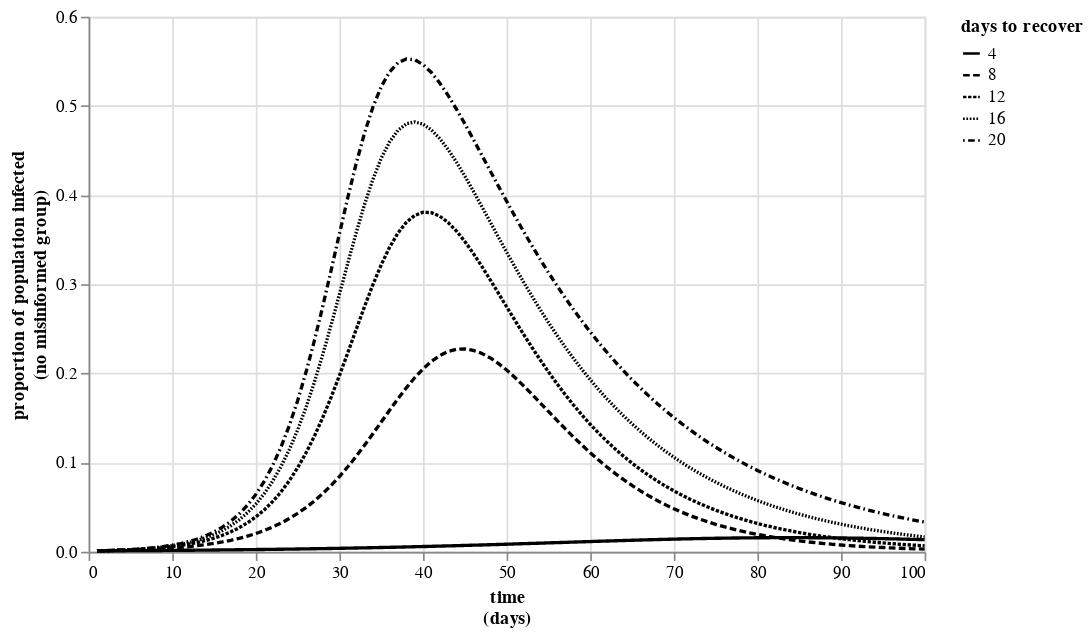

The notebook cell this image was saved under:
### Code cell
lines = alt.Chart(infections.melt(id_vars='day')).transform_filter(
    "datum.variable % 4 == 0"
).mark_line(size=2, color='black').encode(
    x = alt.X(
        'day:Q',
        title = ["time", "(days)"]
    ),
    y = alt.Y(
        'value:Q',
        title = ["proportion of population infected", "(no misinformed group)"],
#         scale = alt.Scale(domain=(0,1))
    ),
    strokeDash = alt.StrokeDash(
        'variable:N',
        title = "days to recover",
#         legend=None
    ) 
#     shape = alt.Shape(
#         'variable:N'
#     ),
#     color = alt.Color(
#         'variable:N',
#         legend = alt.Legend(title='days to recover')
#     )
).properties(width=500, height=320)
# .configure_axis(
#     titleFontSize=15,
#     labelFontSize=14,
#     labelAngle=0
# ).configure_legend(
#     titleFontSize=15,
#     labelFontSize=14,
# )

# texts = alt.Chart(text_dfs).mark_text(dy=-7,dx=10,fontSize=14).encode(
#     x = 'peak_x:Q',
#     y = 'peak_y:Q',
#     text = 'text'
# )

# alt.layer(lines,texts).configure_axis(
#     titleFontSize=15,
#     labelFontSize=14,
#     labelAngle=0
# ).configure_legend(
#     titleFontSize=15,
#     labelFontSize=14,
# )

lines

### Figure 1 — Vega-Lite specification as saved in the notebook (floating-point values rounded to 4 significant figures; data arrays with more than 128 entries replaced by an {"elided": "..."} marker saying what was removed)
{"config": {"view": {"continuousWidth": 400, "continuousHeight": 300}}, "data": {"name": "data-f24842eafab3cc6fd758a51334ac48ed"}, "mark": {"type": "line", "color": "black", "size": 2}, "encoding": {"strokeDash": {"type": "nominal", "field": "variable", "title": "days to recover"}, "x": {"type": "quantitative", "field": "day", "title": ["time", "(days)"]}, "y": {"type": "quantitative", "field": "value", "title": ["proportion of population infected", "(no misinformed group)"]}}, "height": 320, "transform": [{"filter": "datum.variable % 4 == 0"}], "width": 500, "$schema": "https://vega.github.io/schema/vega-lite/v4.8.1.json", "datasets": {"data-f24842eafab3cc6fd758a51334ac48ed": {"elided": "2000 records"}}}
